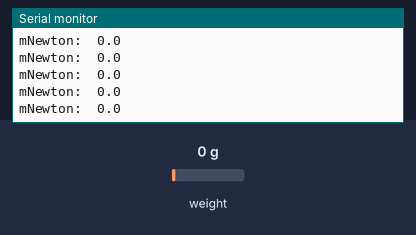
The sketch below on a simulated ESP32. Parts: the last lines printed to the serial monitor. Inputs (shaded band) come from the test bench; at power-on: weight on the scale 0 g.

Above: at 2.2 s.
2.3 s: weight on the scale set to 100 g
At 2.36 s:
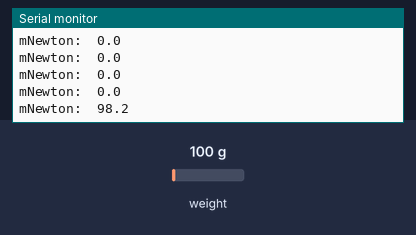
3.8 s: weight on the scale set to 1250 g
At 3.97 s:
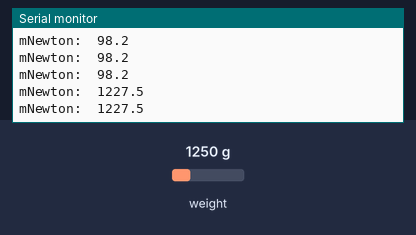
Timing chart, 0 to 6.8 s (numbered marks = the images above; inputs shaded):
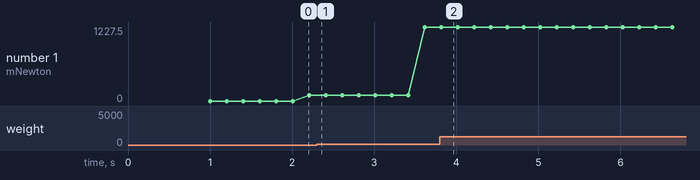

The sketch:

loadcell.ino
```cpp
// (licence header left out)
#include "HX711.h"


// HX711 circuit wiring
const int LOADCELL_DOUT_PIN = 4;
const int LOADCELL_SCK_PIN = 3;


HX711 scale;

void setup() {
  Serial.begin(115200);

  scale.begin(LOADCELL_DOUT_PIN, LOADCELL_SCK_PIN);

  scale.set_scale(-247.07);   // this value is obtained by calibrating the scale with known weights;
  scale.tare();				        // reset the scale to 0

  Serial.print("\n\rReadings:\n\r");
}
float reading = 0;
void loop() {
  Serial.print("mNewton:\t");
  reading = scale.get_units(2);
  Serial.println(reading * 0.982, 1);
  delay(1);
}
```

Measured:
- after the input at 3.8 s, the serial monitor: prints a new line at once (image 2)
- plotted number 1: 98.2 → 1227.5 after the input at 2.3 s
